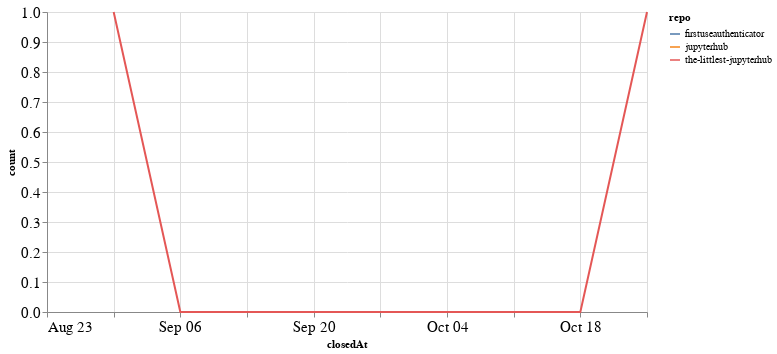

Notebook code cell kept with this figure:
### Code cell
closed_by_time = closed_by.groupby('repo').resample('W', on='closedAt').count()['author'].reset_index()
closed_by_time = closed_by_time.rename(columns={'author': 'count'})

alt.Chart(closed_by_time, width=600).mark_line().encode(
    x='closedAt',
    y='count',
    color='repo',
    tooltip="repo"
)

### Figure 1 — Vega-Lite specification as saved in the notebook (floating-point values rounded to 4 significant figures)
{"config": {"axisLeft": {"labelFontSize": 15}, "axisBottom": {"labelFontSize": 15}}, "data": {"name": "data-7e28958aeb1ab42efcc64321bc7a1c97"}, "mark": "line", "encoding": {"color": {"type": "nominal", "field": "repo"}, "tooltip": {"type": "nominal", "field": "repo"}, "x": {"type": "temporal", "field": "closedAt"}, "y": {"type": "quantitative", "field": "count"}}, "width": 600, "$schema": "https://vega.github.io/schema/vega-lite/v4.8.1.json", "datasets": {"data-7e28958aeb1ab42efcc64321bc7a1c97": [{"repo": "firstuseauthenticator", "closedAt": "2020-10-11T00:00:00", "count": 1}, {"repo": "jupyterhub", "closedAt": "2020-08-23T00:00:00", "count": 1}, {"repo": "the-littlest-jupyterhub", "closedAt": "2020-08-30T00:00:00", "count": 1}, {"repo": "the-littlest-jupyterhub", "closedAt": "2020-09-06T00:00:00", "count": 0}, {"repo": "the-littlest-jupyterhub", "closedAt": "2020-09-13T00:00:00", "count": 0}, {"repo": "the-littlest-jupyterhub", "closedAt": "2020-09-20T00:00:00", "count": 0}, {"repo": "the-littlest-jupyterhub", "closedAt": "2020-09-27T00:00:00", "count": 0}, {"repo": "the-littlest-jupyterhub", "closedAt": "2020-10-04T00:00:00", "count": 0}, {"repo": "the-littlest-jupyterhub", "closedAt": "2020-10-11T00:00:00", "count": 0}, {"repo": "the-littlest-jupyterhub", "closedAt": "2020-10-18T00:00:00", "count": 0}, {"repo": "the-littlest-jupyterhub", "closedAt": "2020-10-25T00:00:00", "count": 1}]}}
